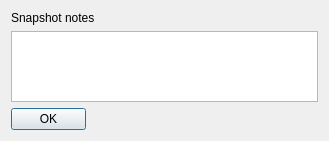
<?xml version="1.0" encoding="UTF-8"?>
<ui version="4.0">
 <class>Dialog</class>
 <widget class="QDialog" name="Dialog">
  <property name="geometry">
   <rect>
    <x>0</x>
    <y>0</y>
    <width>329</width>
    <height>141</height>
   </rect>
  </property>
  <property name="windowTitle">
   <string>Dialog</string>
  </property>
  <layout class="QVBoxLayout" name="verticalLayout">
   <item>
    <widget class="QLabel" name="label">
     <property name="text">
      <string>Snapshot notes</string>
     </property>
    </widget>
   </item>
   <item>
    <widget class="QTextEdit" name="textEdit"/>
   </item>
   <item>
    <widget class="QPushButton" name="pushButton">
     <property name="maximumSize">
      <size>
       <width>75</width>
       <height>16777215</height>
      </size>
     </property>
     <property name="text">
      <string>OK</string>
     </property>
    </widget>
   </item>
  </layout>
 </widget>
 <resources/>
 <connections/>
</ui>
